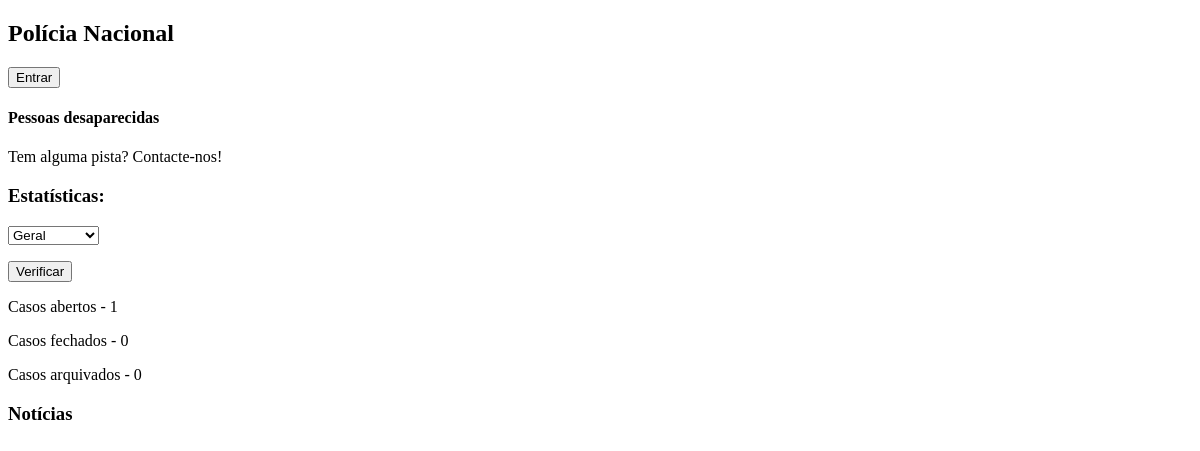
/public.php, run on an earlier commit of the app's database.
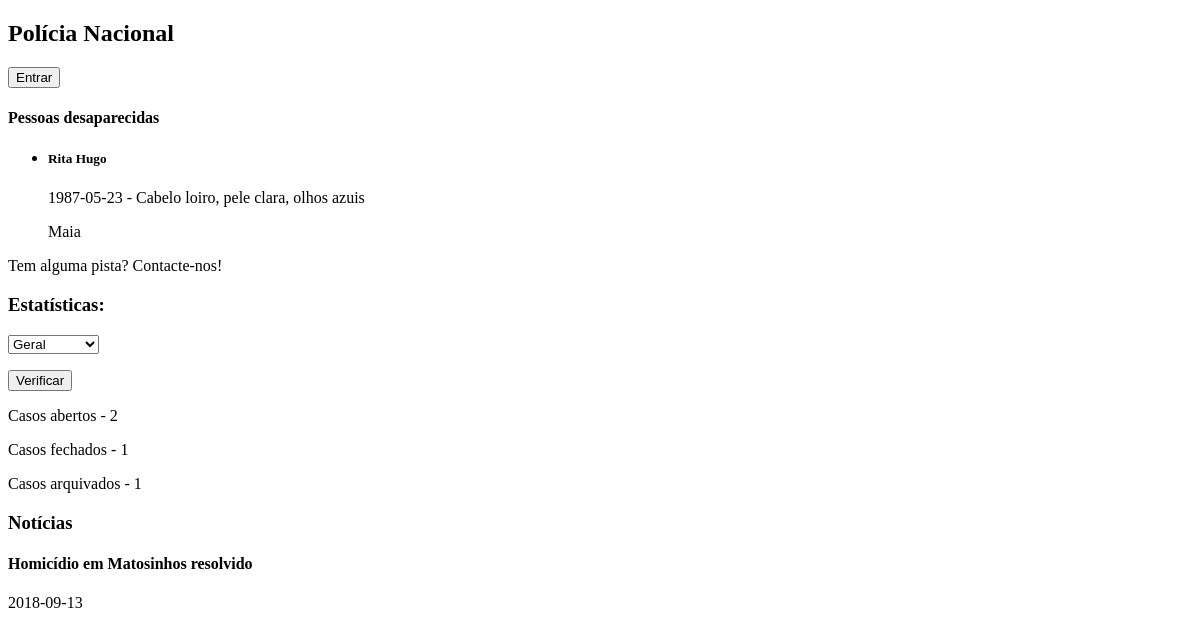
And on a later commit of the database.
### tables this page shows
CREATE TABLE person (
    id INTEGER PRIMARY KEY,
    name VARCHAR NOT NULL,
    gender VARCHAR NOT NULL,
    birthdate date NOT NULL,
    naturality VARCHAR NOT NULL,
    adress VARCHAR,
    physical_description VARCHAR,
    weight INTEGER,
    height INTEGER
);

CREATE TABLE occurrences (
    id INTEGER PRIMARY KEY,
    type VARCHAR REFERENCES occ_type NOT NULL,
    title VARCHAR NOT NULL,
    chief_detective VARCHAR REFERENCES personnel,
    state VARCHAR NOT NULL,
    oppening_date date NOT NULL,
    location VARCHAR NOT NULL,
    description VARCHAR NOT NULL,
    station VARCHAR REFERENCES stations NOT NULL
);

CREATE TABLE news (
    id INTEGER PRIMARY KEY,
    title VARCHAR NOT NULL,
    text VARCHAR NOT NULL,
    date DATE NOT NULL,
    id_occurrence INTEGER REFERENCES occurence
);

### database/connection.php (called while the page is built, shortened)
<?php $db = new PDO('sqlite:database/database.db');
function getMissingPeople() {
  global $db;
  $query = $db->prepare('SELECT person.* FROM person JOIN referenced ON person.id=id_person JOIN occurrences ON id_occurrence=occurrences.id WHERE occurrences.state=? AND occurrences.type=? AND referenced.type=?');
  $query->execute(array('Aberto', 'Desaparecimento', 'Vítima'));
  return $query->fetchAll();
}
function getOccByMissingPerson($missing) {
  global $db;
  $query = $db->prepare('SELECT occurrences.* FROM occurrences JOIN referenced ON occurrences.id=id_occurrence JOIN person ON id_person=person.id WHERE occurrences.state=? AND occurrences.type=? AND referenced.type=?');
  $query->execute(array('Aberto', 'Desaparecimento', 'Vítima'));
  return $query->fetch();
}
function CountOccurrencesByState($state) {
  global $db;
  $query = $db->prepare('SELECT count(occurrences.id) FROM occurrences WHERE state=?');
  $query->execute([$state]);
  return $query->fetch();
}
function GetNews() {
  global $db;
  $query = $db->prepare('SELECT * FROM news');
  $query->execute();
  return $query->fetchAll();
}

### public.php (the view, shortened to what this page needs)
<?php
include_once('database/connection.php');
$missings = getMissingPeople();
$news = GetNews();
?>
<!DOCTYPE html>
<html>
<header id="header_public">
    <h2>Polícia Nacional</h2>
    <button type="log_in" onclick="location.href='log_in.php'">Entrar</button>
<header>
<aside id=missing>
    <h4>Pessoas desaparecidas</h4>
    <ul>
        <?php foreach($missings as $missing) {
            $occurrence = getOccByMissingPerson($missing);
            echo '<li><h5>' . $missing['name'] . '</h5><p>' . $missing['birthdate'] . ' - ' . $missing['physical_description'] . '</p><p>' . $occurrence['location'] . '</p>';
        } ?>
    </ul>
    <p>Tem alguma pista? Contacte-nos!</p>
</aside>
<body id="header_body">
    <div id=stat_form>
        <form class="stats" action="stats.php" method="post">
            <h3> Estatísticas: </h3>
            <p><select name="station">
                    <option value="geral">Geral</option>
            </select></p>
            <input type="submit" value="Verificar">
        </form>
    </div>
    <div id="stats">
        <?php if (isset($_GET['station']) and $_GET['station']!='geral'){
            $id=$_GET['station'];
            $station=GetStationByID($id);
            echo '<h3>' . $station['name'] . '</h3>';
            echo '<p>Casos abertos - ' . CountOccurrencesByStateAndStation('Aberto', $station)[0] . '</p>';
            echo '<p>Casos fechados - ' . CountOccurrencesByStateAndStation('Fechado', $station)[0] . '</p>';
            echo '<p>Casos arquivados - ' . CountOccurrencesByStateAndStation('Arquivado', $station)[0] . '</p>';
        }
        else {
            echo '<p>Casos abertos - ' . CountOccurrencesByState('Aberto')[0] . '</p>';
            echo '<p>Casos fechados - ' . CountOccurrencesByState('Fechado')[0] . '</p>';
            echo '<p>Casos arquivados - ' . CountOccurrencesByState('Arquivado')[0] . '</p>';
        } ?>
    </div>
    <div id="news">
        <h3>Notícias</h3>
        <?php
        foreach($news as $new) {
            echo '<h4>' . $new['title'] . '</h4>';
            echo '<footer>' . $new['date'] . '</footer>';
        }
        ?>
    </div>
</body>

What changed in the data, as far as the page shows it:
added person: name "Rita Hugo", birthdate "1987-05-23", physical_description "Cabelo loiro, pele clara, olhos azuis", occurrences.location "Maia"
added news: title "Homicídio em Matosinhos resolvido", date "2018-09-13"
Also different on the page:
CountOccurrencesByState('Aberto')[0]: "1" → "2"
CountOccurrencesByState('Fechado')[0]: "0" → "1"
CountOccurrencesByState('Arquivado')[0]: "0" → "1"
